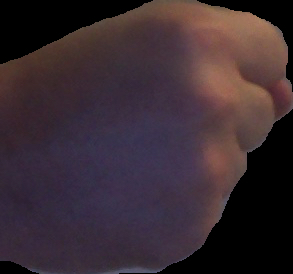
#> input picture code/Models/Rock/1.jpg, 293 x 274 px
$ python sift.py   (older library calls are emulated)
#> lines starting #> are read from the running program, lines starting #| are printed output that depends on the picture; after the words box and inside, x2 and y2 are one past the last pixel; in counts of white or black regions, pixels touching at a corner belong together
import cv2
import numpy as np
import os

def drawMatches(img1, kp1, img2, kp2, matches):
    """
    @http://stackoverflow.com/questions/20259025/module-object-has-no-attribute-drawmatches-opencv-python/26227854#26227854

    My own implementation of cv2.drawMatches as OpenCV 2.4.9
    does not have this function available but it's supported in
    OpenCV 3.0.0

    This function takes in two images with their associated
    keypoints, as well as a list of DMatch data structure (matches)
    that contains which keypoints matched in which images.

    An image will be produced where a montage is shown with
    the first image followed by the second image beside it.

    Keypoints are delineated with circles, while lines are connected
    between matching keypoints.

    img1,img2 - Grayscale images
    kp1,kp2 - Detected list of keypoints through any of the OpenCV keypoint
              detection algorithms
    matches - A list of matches of corresponding keypoints through any
              OpenCV keypoint matching algorithm
    """

    # Create a new output image that concatenates the two images together
    # (a.k.a) a montage
    rows1 = img1.shape[0]
    cols1 = img1.shape[1]
    rows2 = img2.shape[0]
    cols2 = img2.shape[1]

    out = np.zeros((max([rows1,rows2]),cols1+cols2,3), dtype='uint8')

    # Place the first image to the left
    out[:rows1,:cols1] = np.dstack([img1, img1, img1])

    # Place the next image to the right of it
    out[:rows2,cols1:] = np.dstack([img2, img2, img2])

    # For each pair of points we have between both images
    # draw circles, then connect a line between them
    for mat in matches:

        # Get the matching keypoints for each of the images
        img1_idx = mat.queryIdx
        img2_idx = mat.trainIdx

        # x - columns
        # y - rows
        (x1,y1) = kp1[img1_idx].pt
        (x2,y2) = kp2[img2_idx].pt

        # Draw a small circle at both co-ordinates
        # radius 4
        # colour blue
        # thickness = 1
        cv2.circle(out, (int(x1),int(y1)), 4, (255, 0, 0), 1)
        cv2.circle(out, (int(x2)+cols1,int(y2)), 4, (255, 0, 0), 1)

        # Draw a line in between the two points
        # thickness = 1
        # colour blue
        cv2.line(out, (int(x1),int(y1)), (int(x2)+cols1,int(y2)), (255, 0, 0), 1)


    # Show the image
    cv2.imshow('Matched Features', out)
    cv2.waitKey(0)
    cv2.destroyWindow('Matched Features')

    # Also return the image if you'd like a copy
    return out

img = cv2.imread('Models/Rock/1.jpg')
#> img is the input picture: shape (274, 293, 3); mean B, G, R 50.6, 43.7, 58.4
img_gray = cv2.cvtColor(img, cv2.COLOR_BGR2GRAY)
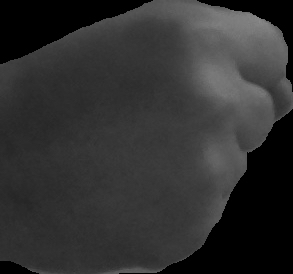
#> img_gray: shape (274, 293); min 0, max 139, mean 48.8

sift = cv2.SIFT()
kp, des = sift.detectAndCompute(img_gray, None)
#> kp = 19 keypoints; strongest (x, y, size): (253, 29, 23), (248, 15, 5.3), (261, 16, 3.9), (249, 154, 3.2)

img = cv2.drawKeypoints(img_gray, kp)
cv2.imshow('kp', img)
cv2.waitKey(0)

test = cv2.imread('NewPhotos/train/Rock/99.jpg')
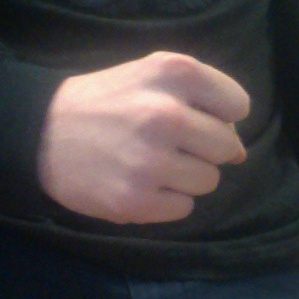
#> input picture code/NewPhotos/train/Rock/99.jpg, 299 x 299 px
#> test is the input picture: shape (299, 299, 3); mean B, G, R 70.7, 69.8, 77.3
test_gray = cv2.cvtColor(test, cv2.COLOR_BGR2GRAY)
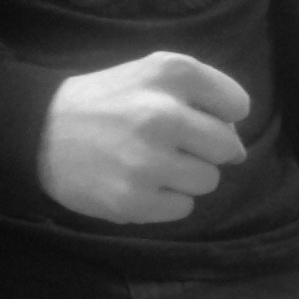
#> test_gray: shape (299, 299); min 9, max 237, mean 72.1
kp_t, des_t = sift.detectAndCompute(test_gray, None)
#> kp_t = 21 keypoints; strongest (x, y, size): (119, 118, 96.6), (160, 59, 16), (232, 91, 21), (162, 102, 16.1)
cv2.imshow('kp', cv2.drawKeypoints(test_gray, kp_t))
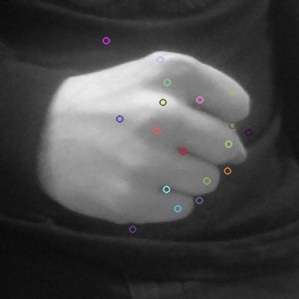
#> window 'kp': shape (299, 299, 3); mean B, G, R 72.2, 72.2, 72.3

# Alg 0 = FLANN_INDEX_KDTREE
index_params = dict(algorithm = 0, trees = 5)
search_params = dict(checks = 50)

# k nearest neighbour matcher
flann = cv2.FlannBasedMatcher(index_params, search_params)
matches = flann.knnMatch(des, des_t, k=2)
#> matches = 19 matches

good = []
for (m,n) in matches:
	#if m.distance < 0.7*n.distance:
		good.append(m)
#> this loop made 19 passes
#> after the loop, good = 19 matches

#draw_params = dict(matchColor = (0,255,0), singlePointColor = (255,0,0), matchesMask = matchesMask, flags = 0)

drawMatches(img_gray,kp,test_gray,kp_t,good)
#> in drawMatches, `out[:rows1,:cols1] = np.dstack([img1, img1, img1])`:
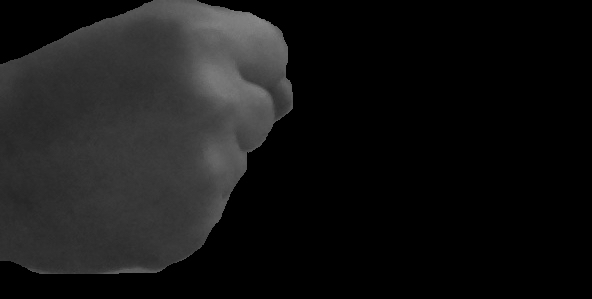
#> out: shape (299, 592, 3); min 0, max 139, mean 22.2
#> in drawMatches, `out[:rows2,cols1:] = np.dstack([img2, img2, img2])`:
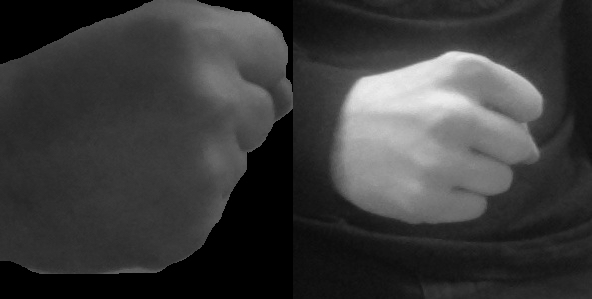
#> out: shape (299, 592, 3); min 0, max 237, mean 58.6
#> the loop in drawMatches, `for mat in matches:` made 19 passes
#> (img2_idx, x1, y1, x2, y2) on passes 1 to 12: (12, 12.69, 66.3, 198.9, 200), (9, 82.12, 32.03, 177.3, 208.3), (9, 96.37, 24.84, 177.3, 208.3), (1, 218.3, 81.49, 119.3, 118.5), (5, 224.3, 163.3, 159.8, 59.39), (9, 248.3, 15.29, 177.3, 208.3), (18, 248.7, 154.4, 231.9, 125), (14, 249.2, 155.1, 206.4, 180.5), (13, 250.2, 72.99, 199.4, 99.39), (0, 253.4, 28.94, 105.8, 40.22), (15, 257.7, 142, 206.4, 180.5), (19, 259.4, 93.58, 232.3, 90.71)
#> after the loop in drawMatches, `for mat in matches:`:
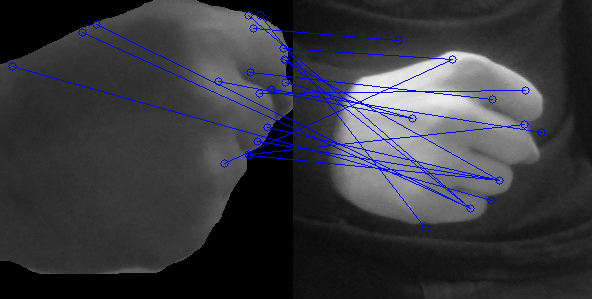
#> out: shape (299, 592, 3); 2.85% of pixels changed, all inside (x1, y1, x2, y2) = (8, 11, 546, 233); drawn as B, G, R
